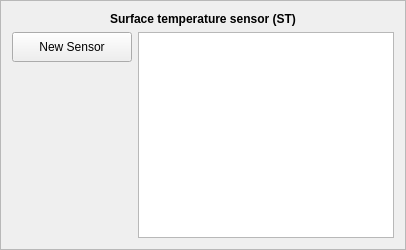
                                        <widget class="QFrame" name="frame_38">
                                         <property name="minimumSize">
                                          <size>
                                           <width>0</width>
                                           <height>250</height>
                                          </size>
                                         </property>
                                         <property name="frameShape">
                                          <enum>QFrame::StyledPanel</enum>
                                         </property>
                                         <property name="frameShadow">
                                          <enum>QFrame::Sunken</enum>
                                         </property>
                                         <layout class="QGridLayout" name="gridLayout_13">
                                          <item row="1" column="0" alignment="Qt::AlignTop">
                                           <widget class="QPushButton" name="btnST">
                                            <property name="minimumSize">
                                             <size>
                                              <width>120</width>
                                              <height>30</height>
                                             </size>
                                            </property>
                                            <property name="text">
                                             <string>New Sensor</string>
                                            </property>
                                           </widget>
                                          </item>
                                          <item row="1" column="1">
                                           <widget class="QTableWidget" name="tableST">
                                            <property name="minimumSize">
                                             <size>
                                              <width>0</width>
                                              <height>0</height>
                                             </size>
                                            </property>
                                            <property name="rowCount">
                                             <number>0</number>
                                            </property>
                                            <property name="columnCount">
                                             <number>0</number>
                                            </property>
                                           </widget>
                                          </item>
                                          <item row="0" column="0" colspan="2">
                                           <widget class="QLabel" name="label_65">
                                            <property name="styleSheet">
                                             <string notr="true">font: 12pt &quot;Calibri&quot;;
font-weight:bold;</string>
                                            </property>
                                            <property name="text">
                                             <string>Surface temperature sensor (ST)</string>
                                            </property>
                                            <property name="alignment">
                                             <set>Qt::AlignCenter</set>
                                            </property>
                                           </widget>
                                          </item>
                                         </layout>
                                        </widget>
